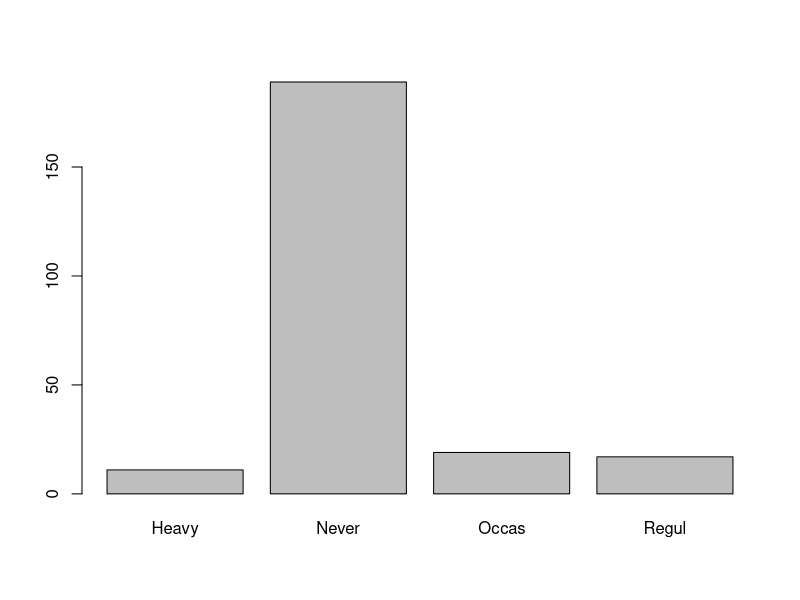
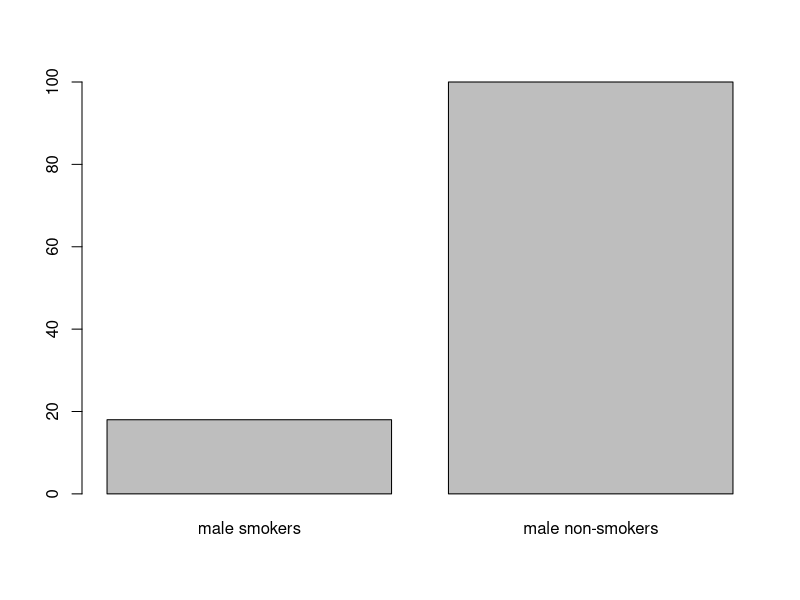
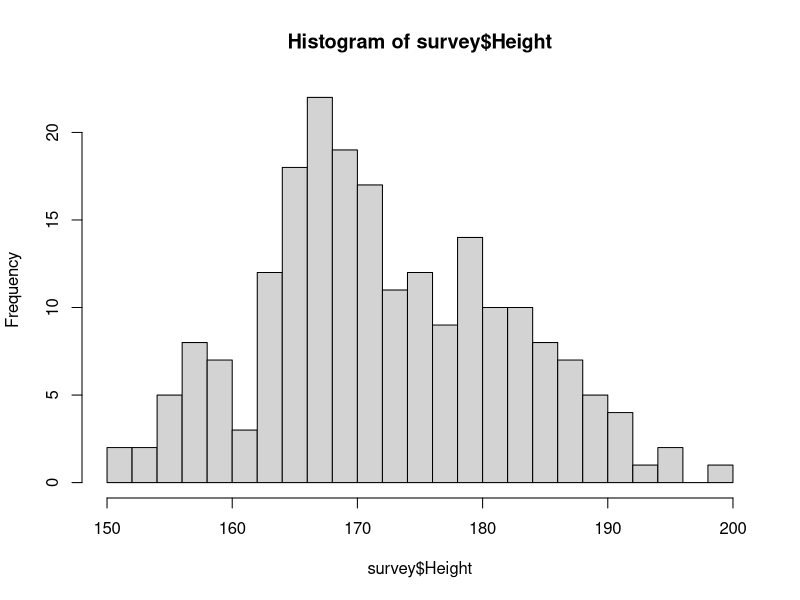
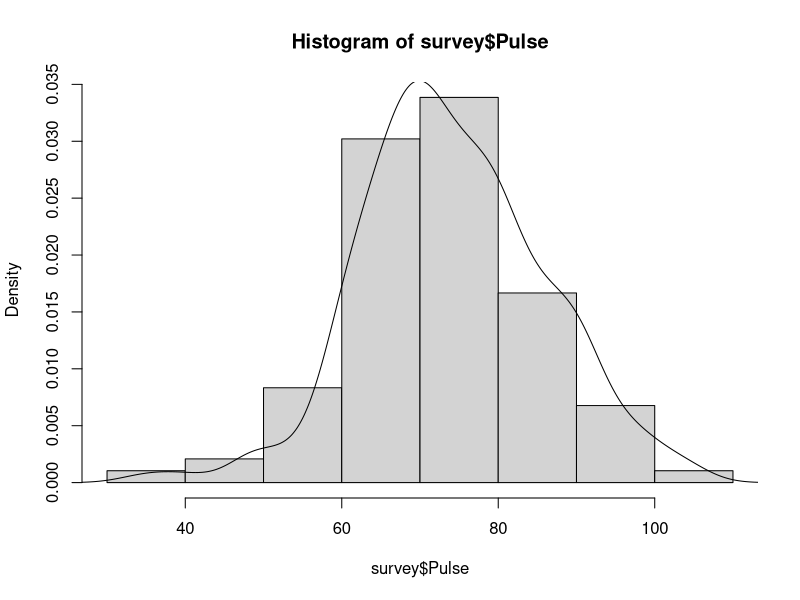
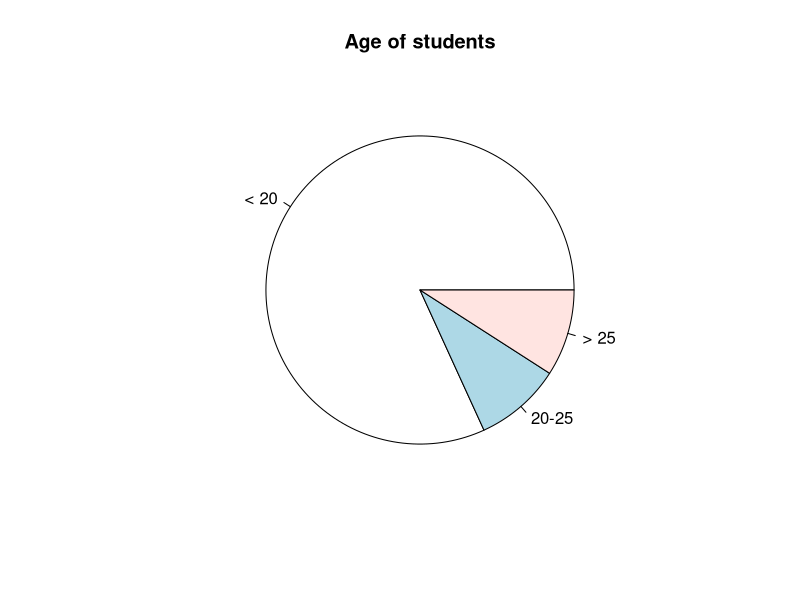
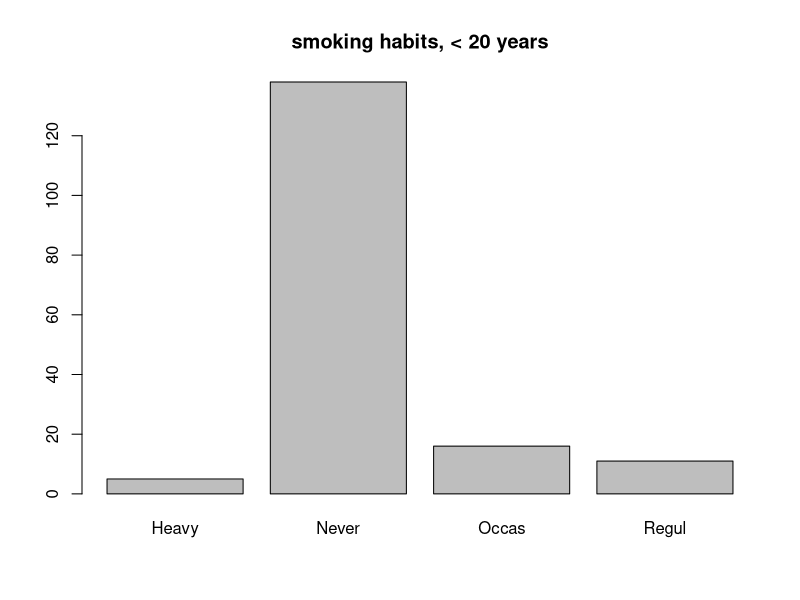
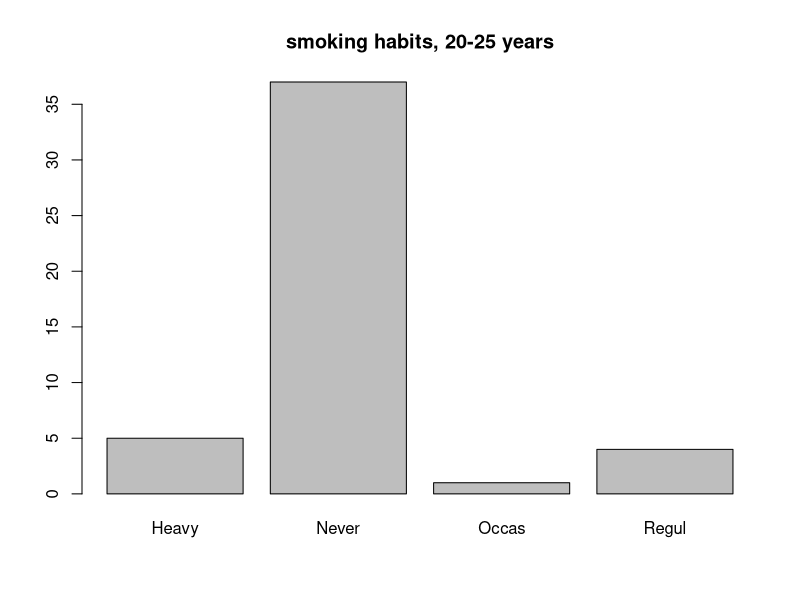
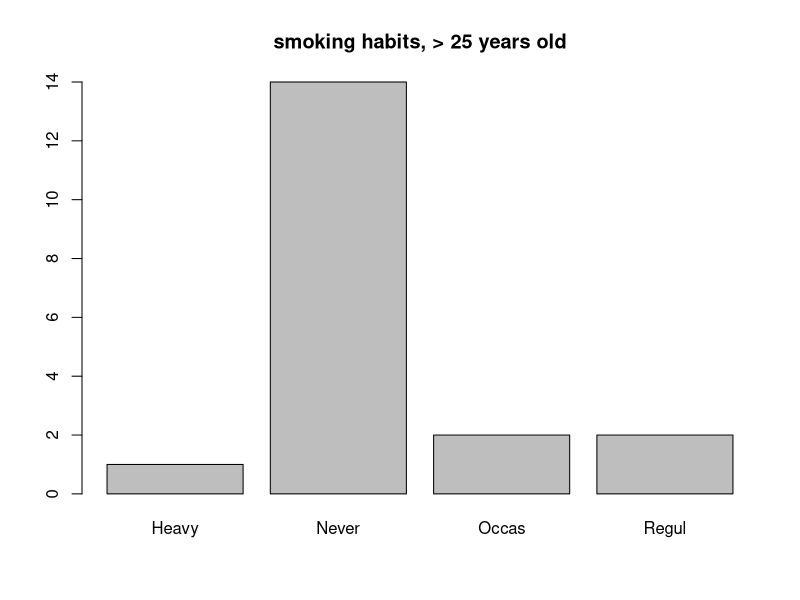

Here is the R script that generated these plots, in order:
## ---- chunk 1
knitr::opts_chunk$set(echo = TRUE)
## ---- chunk 2
library(MASS)

#намираме първо всички стойности в колоната Smoke
unique(survey$Smoke)

#Задача 1
#вероятноста случайно избран човек да е редовен пушач
sum(survey$Smoke %in% c('Regul', 'Heavy'), na.rm = TRUE)/nrow(survey)

maleSmokers = sum(survey$Smoke %in% c("Regul", "Heavy") & survey$Sex == 'Male', na.rm = TRUE)

#вероятността случайно ибзбран човек да е мъж и редовен пушач
maleSmokers/nrow(survey)

#броят на всички мъже
maleNumber = sum(survey$Sex == 'Male', na.rm = TRUE)

#вероятността случайно избран мъж да е редовен пушач
prob = maleSmokers/maleNumber

#броят на всички редовни пушачи
regulOrHeavyCount = sum(survey$Smoke %in% c('Regul', 'Heavy'), na.rm = TRUE)

#вероятноста случайно избран редовен пушач да е мъж
maleSmokers/regulOrHeavyCount

#Зад 2
#барплот на броя на типовете пушачи
barplot(table(survey$Smoke))

#пушене в зависимост от пола
barplot(c(maleSmokers, maleNumber - maleSmokers), names.arg = c('male smokers', 'male non-smokers'))

#Зад 3
#некви статистики
summary(survey$Height)
heightMean = mean(survey$Height, na.rm = TRUE)
heightSd = sd(survey$Height, na.rm = TRUE)


maleHeights = survey[survey$Sex == 'Male', 'Height']
summary(maleHeights)
sd(maleHeights, na.rm = TRUE)

femaleHeights = survey[survey$Sex == 'Female', 'Height']
summary(femaleHeights)
sd(femaleHeights, na.rm = TRUE)

#каква част от студентите се различават от ср. височина с <= 1 стандартно отклонение?
sum(abs(survey$Height - heightMean) <= heightSd, na.rm = TRUE)/sum(!is.na(survey$Height))

#Зад 4
hist(survey$Height, breaks = 20)

#Зад 5
#хистограма на пулса на студентите
hist(survey$Pulse, prob = TRUE)

#графика плътността на разпределението на пулса 
lines(density(survey$Pulse, na.rm = TRUE))

#Зад 6
group1 = survey[survey$Age < 20,]
group2 = survey[survey$Age >= 20 & survey$Age < 25,]
group3 = survey[survey$Age >= 25,]

pie(x = c(nrow(group1), nrow(group3), nrow(group3)), labels = c('< 20', '20-25', '> 25'), main = 'Age of students')

barplot(table(group1$Smoke), main = 'smoking habits, < 20 years')
barplot(table(group2$Smoke), main = 'smoking habits, 20-25 years')
barplot(table(group3$Smoke), main = 'smoking habits, > 25 years old')

